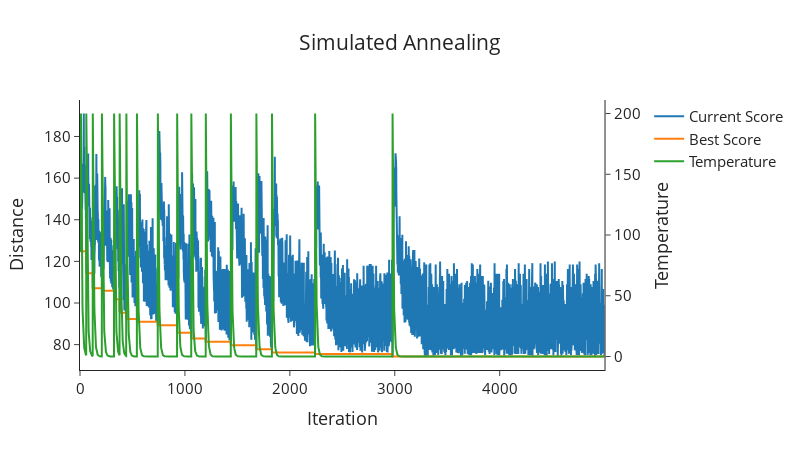
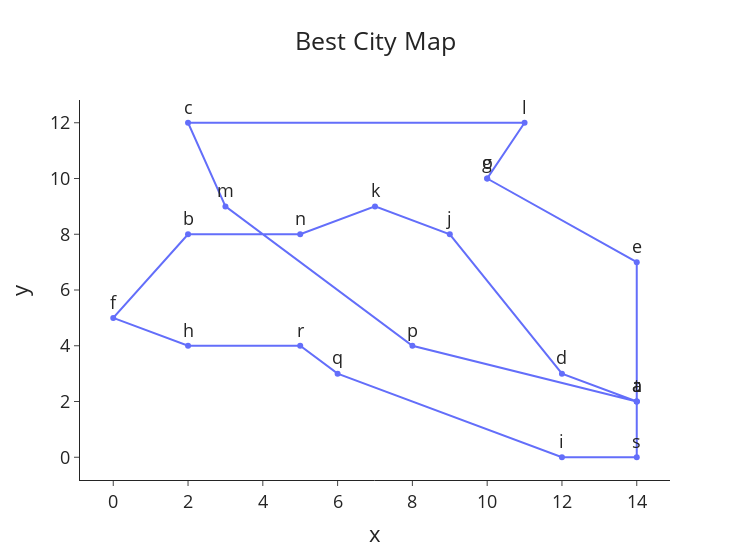

Notebook cell for these charts, in order:
### Code cell
# Set parameters and run the algorithm
iterations = 5000
temp = 200
gamma = 0.9
sa = SA(iterations, temp, df, gamma)
scores, best_scores, temps, best_df = sa.run()

# Plot the results
fig = go.Figure()
fig = make_subplots(specs=[[{"secondary_y": True}]])
fig.add_trace(go.Scatter(x=list(range(iterations)), y=scores, name='Current Score'))
fig.add_trace(go.Scatter(x=list(range(iterations)), y=best_scores, name='Best Score'))
fig.add_trace(go.Scatter(x=list(range(iterations)), y=temps, name='Temperature'), secondary_y=True)
fig.update_layout(template="simple_white", font=dict(size=15), title_text='Simulated Annealing',
                  width=800, title_x=0.5, height=450, xaxis_title='Iteration',
                  yaxis_title='Distance')
fig.update_yaxes(title_text="Temperature", secondary_y=True, automargin=True)
fig.update_xaxes(automargin=True)
fig.show()

# Plot resultant map
fig = px.line(best_df, x='x', y='y', text='point', title='Best City Map')
fig.update_layout(template="simple_white", width=750, title_x=0.5, font=dict(size=18))
fig.update_traces(textposition='top center')
fig.show()

### Figure 1 — Plotly figure (JSON) as saved in the notebook; plotly's stock layout.template omitted (floating-point values rounded to 4 significant figures; data arrays with more than 128 entries replaced by an {"elided": "..."} marker saying what was removed)
{"data": [{"name": "Current Score", "type": "scatter", "x": {"elided": "5000 int values"}, "y": {"elided": "5000 float values"}}, {"name": "Best Score", "type": "scatter", "x": {"elided": "5000 int values"}, "y": {"elided": "5000 float values"}}, {"name": "Temperature", "type": "scatter", "x": {"elided": "5000 int values"}, "xaxis": "x", "y": {"elided": "5000 float values"}, "yaxis": "y2"}], "layout": {"font": {"size": 15}, "height": 450, "title": {"text": "Simulated Annealing", "x": 0.5}, "width": 800, "xaxis": {"anchor": "y", "automargin": true, "domain": [0, 0.94], "title": {"text": "Iteration"}}, "yaxis": {"anchor": "x", "domain": [0, 1], "title": {"text": "Distance"}}, "yaxis2": {"anchor": "x", "automargin": true, "overlaying": "y", "side": "right", "title": {"text": "Temperature"}}}}

### Figure 2 — Plotly figure (JSON) as saved in the notebook; plotly's stock layout.template omitted (floating-point values rounded to 4 significant figures)
{"data": [{"hovertemplate": "x=%{x}<br>y=%{y}<br>point=%{text}<extra></extra>", "legendgroup": "", "line": {"color": "#636efa", "dash": "solid"}, "marker": {"symbol": "circle"}, "mode": "lines+markers+text", "name": "", "orientation": "v", "showlegend": false, "text": ["a", "d", "j", "k", "n", "b", "f", "h", "r", "q", "i", "s", "t", "e", "o", "g", "l", "c", "m", "p", "a"], "textposition": "top center", "type": "scatter", "x": [14, 12, 9, 7, 5, 2, 0, 2, 5, 6, 12, 14, 14, 14, 10, 10, 11, 2, 3, 8, 14], "xaxis": "x", "y": [2, 3, 8, 9, 8, 8, 5, 4, 4, 3, 0, 0, 2, 7, 10, 10, 12, 12, 9, 4, 2], "yaxis": "y"}], "layout": {"font": {"size": 18}, "legend": {"tracegroupgap": 0}, "title": {"text": "Best City Map", "x": 0.5}, "width": 750, "xaxis": {"anchor": "y", "domain": [0, 1], "title": {"text": "x"}}, "yaxis": {"anchor": "x", "domain": [0, 1], "title": {"text": "y"}}}}
